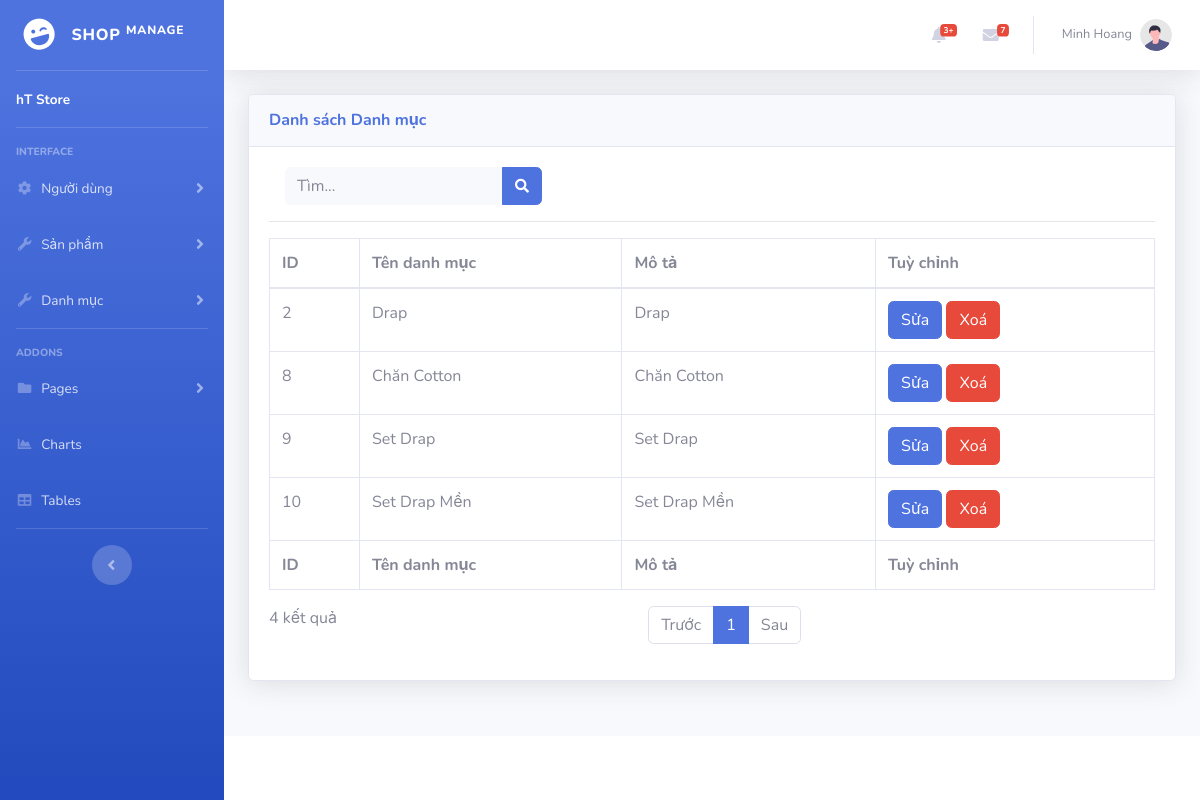
Screenshot of /admin/category (signed in) with the database file from the repository.
### tables this page shows
CREATE TABLE `tbl_category` (
  `Id` int(11) NOT NULL,
  `CategoryName` text DEFAULT NULL,
  `Description` text DEFAULT NULL
);

### app/Controllers/admin/CategoryController.php (called while the page is built, shortened)
<?php
class CategoryController extends Controller
{
    public function index()
    {
        $this->View();
    }
}

### app/ViewModels/CategoryVM.php (called while the page is built, shortened)
<?php
class CategoryVM extends Model
{
    function __construct($category = null)
    {
        $this->Id = isset($category["Id"]) ? $category["Id"] : null;
        $this->CategoryName = isset($category["CategoryName"]) ? $category["CategoryName"] : null;
        $this->Description = isset($category["Description"]) ? $category["Description"] : null;
    }
    function GetPaging($params, $pageIndex, $pageNumber, &$totalRows)
    {
        $keyword = $params["keyword"] ?? "";
        if (!empty($keyword)) {
            $where = $this->WhereLike("Id", $keyword);
            $where .= $this->WhereOr($this->WhereLike("CategoryName", $keyword));
            $where .= $this->WhereOr($this->WhereLike("Description", $keyword));
        } else {
            $where = "1";
        }
        return $this->QueryPaging(CategoryVM::tableName, $where, $pageIndex, $pageNumber, $totalRows);
    }
}

### core/Database.php (called while the page is built, shortened)
<?php
class Database
{
    public static $DbConnect;
    function __construct()
    {
        global $db_config;
        try {
            self::$DbConnect = new mysqli($db_config['host'], $db_config['user'], isset($db_config['pass']) ? $db_config['pass'] : '', $db_config['db']);
        } catch (Exception $exception) {
            $mess = $exception->getMessage();
            $data['mess'] = $mess;
            App::$app->loadError('database', $data);
            die();
        }
    }
    function QueryPaging($tableName, $where, $pageIndex, $pageNumber, &$totalRows, $colums = null)
    {
        $select = "*";
        $sql = "SELECT {$select} FROM `{$tableName}` WHERE {$where}";
        $result = self::$DbConnect->query($sql);
        $start = ($pageIndex - 1) * $pageNumber;
        $sql = $sql . " limit {$start},{$pageNumber}";
        return self::$DbConnect->query($sql);
    }
}

### app/Views/admin/category/index.php (the view, shortened to what this page needs)
<?php
$model = new CategoryVM();
$totalRow = 0;
$indexPage = isset($_GET["page"]) ? intval($_GET["page"]) : 1;
$pageNumber = isset($_GET["number"]) ? intval($_GET["number"]) : 10;
$keyword = isset($_GET["keyword"]) ? $_GET["keyword"] : "";
$data = $model->GetPaging(["keyword" => $keyword], $indexPage, $pageNumber, $totalRow);
?>
<div class="card shadow mb-4">
    <div class="card-header py-3">
        <h6 class="m-0 font-weight-bold text-primary">Danh sách Danh mục</h6>
    </div>
    <div class="card-body">
        <form method="get" action="/admin/client/index/" class="d-sm-inline-block form-inline mr-auto ml-md-3 my-2 my-md-0 mw-100 navbar-search">
            <div class="input-group">
                <input name="keyword" type="text" class="form-control bg-light border-0 small" placeholder="Tìm..." value="<?php echo isset($keyword) ? $keyword : ""; ?>" aria-label="Search" aria-describedby="basic-addon2">
                <div class="input-group-append">
                    <button class="btn btn-primary" type="submit">
                        <i class="fas fa-search fa-sm"></i>
                    </button>
                </div>
            </div>
        </form>
        <hr>
        <div class="table-responsive">
            <table class="table table-bordered" id="dataTable" width="100%" cellspacing="0">
                <thead>
                    <tr>
                        <th>ID</th>
                        <th>Tên danh mục</th>
                        <th>Mô tả</th>
                        <th>Tuỳ chỉnh</th>
                    </tr>
                </thead>
                <tfoot>
                    <tr>
                        <th>ID</th>
                        <th>Tên danh mục</th>
                        <th>Mô tả</th>
                        <th>Tuỳ chỉnh</th>
                    </tr>
                </tfoot>
                <tbody>
                    <?php
                    if (!empty($data)) {
                        while ($row = $data->fetch_array()) {
                            $_item = new CategoryVM($row);
                    ?>
                            <tr>
                                <td>
                                    <?php echo $_item->Id; ?>
                                </td>
                                <td>
                                    <?php echo $_item->CategoryName; ?><br />
                                </td>
                                <td>
                                    <?php echo $_item->Description; ?>
                                </td>
                                <td>
                                    <a href="/admin/category/edit/<?php echo $_item->Id ?>" class="btn btn-primary">Sửa</a>
                                    <a onclick="return confirm('Xoá Danh mục sản phẩm này?')" href="/admin/category/delete/<?php echo $_item->Id ?>" class="btn btn-danger">Xoá</a>
                                </td>
                            </tr>
                    <?php
                        }
                    }
                    ?>
                </tbody>
            </table>
        </div>
    </div>
</div>

### rows the page displays
tbl_category: Id "2", CategoryName "Drap", Description "Drap"
tbl_category: Id "8", CategoryName "Chăn Cotton", Description "Chăn Cotton"
tbl_category: Id "9", CategoryName "Set Drap", Description "Set Drap"
tbl_category: Id "10", CategoryName "Set Drap Mền", Description "Set Drap Mền"

### other values shown
$_SESSION["admin"]["Name"] "Minh Hoang"
$totalRow "4"
